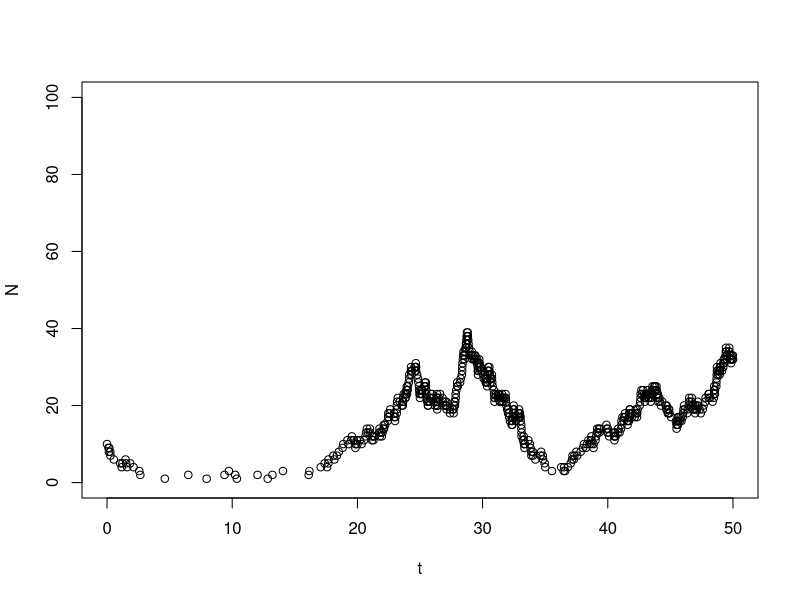

Reproduce this figure in R.
# Doob-Gillespie stochastic simulation
rm(list = ls())

t = 0
N = 10
b = 0.5
d = 0.45
t_max = 50
N_max = 100
plot(x=t,y=N,xlim=c(0,t_max),ylim=c(0,N_max))

while (t < t_max && N > 0 && N < N_max)
{
	dt = -log(runif(1)) / ((b + d) * N)
	p_birth = (b * N) / ((b + d) * N)
	t = t + dt
	if (runif(1) < p_birth)
	{
		N = N + 1
	} else {
		N = N - 1
	}	
	#text = paste(c("t: ",t,", N:",N),collapse="")
	#print (text)
	points(t,N)
}